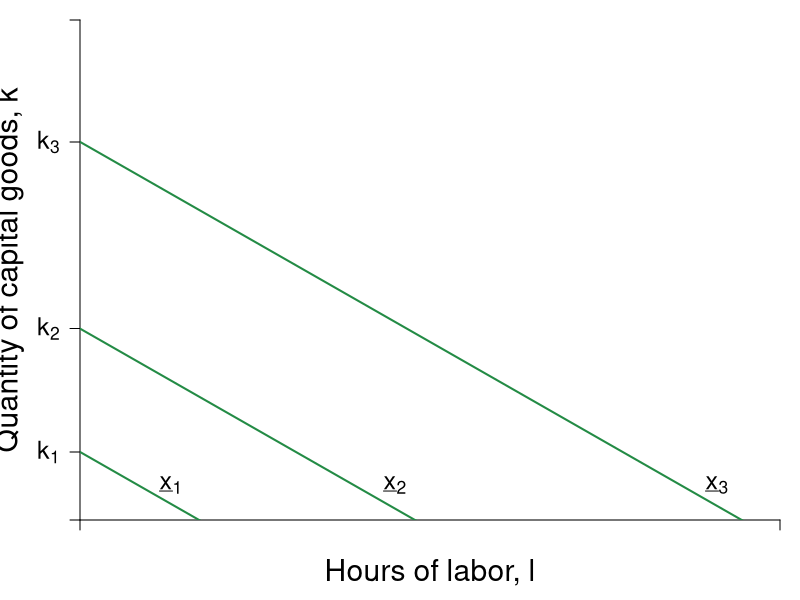

Write R code to recreate this figure.
#Graph Designer: Simon Halliday
#Authors: Bowles, Foley and Halliday
#Title: Coordination, Conflict and Competition: A Text in Microeconomics

library(shape)
pdf(file = "specprodexch/techvariables3.pdf", width = 7, height = 7)

#Set parameters for graphics
pointsize <- 1.8
axislabelsize <- 1.8
labelsize <- 1.5
namesize <- 1.8
annotatesize <- 1.5
graphlinewidth <- 2
segmentlinewidth <- 1.5

COL <- c("#7fc97f", "#beaed4", "#fdc086", "#ffff99", "#386cb0", "#f0027f", "#bf5b17", "#666666")
COLA <- c("#e0f3db", "#99d8c9","#66c2a4","#41ae76", "#238b45", "#005824")
COLB <- c("#c6dbef", "#4eb3d3", "#2b8cbe", "#0868ac","#084081")

#Edited the margins to cater for the larger LHS labels
par(mar =  c(4, 4, 1, 1))

uFn <- function(x, y, alpha = 0.7){
  (x^alpha)*(y^(1 - alpha))
}

isoA <- function(l, alpha = 0.7, xbar = 4, A = 2) {
  (xbar / A)^2 - alpha*l
}

trsline <- function(x, constant = 10, slope = 4){
  constant - (slope)*x
}

ff <- function(x, c = 12, s = 1/3){
  c - s*x
}

xlims <- c(0, 10)
ylims <- c(0, 10)

npts <- 501 
x <- seq(xlims[1], xlims[2], length.out = npts)
y <- seq(ylims[1], ylims[2], length.out = npts) 
a <- c(2, 4, 6)

plot(0, 0, xlim = xlims, ylim = ylims, type = "n",
     xlab = expression(paste("")),
     ylab = expression(paste("")), 
     xaxt = "n", 
     yaxt = "n", 
     cex.lab = axislabelsize, 
     bty = "n", 
     xaxs="i", 
     yaxs="i"
)


# ticksy <- seq(from = 0, to = ylims[2], by = 1)
# ylabels <- seq(from = 0, to = ylims[2], by = 1)
# ticksx <- seq(from = 0, to = xlims[2], by = 1)
# xlabels <- seq(from = 0, to = xlims[2], by = 1)
ticksy <- c(ylims[1], 1.36, 3.83, 7.56, ylims[2])
ylabels <- c(NA, expression(paste(k[1])), expression(paste(k[2])), expression(paste(k[3])), NA)
ticksx <- c(xlims[1], xlims[2])
xlabels <- c(NA, NA)

axis(1, at = ticksx, pos = 0, labels = xlabels, cex.axis  = labelsize)
axis(2, at = ticksy, pos = 0, labels = ylabels, las = 1, cex.axis  = labelsize)

npts <- 500 
xx1 <- seq(xlims[1], xlims[2], length.out = npts)
xx2 <- seq(0, xlims[2], length.out = npts)
xx3 <- seq(1.5, 2.5, length.out = npts)
xx4 <- seq(3, 5, length.out = npts)
xx5 <- seq(7, 9, length.out = npts)

#Draw the graphs
lines(xx1, isoA(xx1, alpha = 0.8, xbar = 3.5, A = 3), col = COLA[5], lwd = graphlinewidth)
lines(xx1, isoA(xx1, alpha = 0.8, xbar = 4.5, A = 2.3 ), col = COLA[5], lwd = graphlinewidth)
lines(xx1, isoA(xx1, alpha = 0.8, xbar = 5.5, A = 2), col = COLA[5], lwd = graphlinewidth)
#lines(xx1, isoA(xx1, alpha = 0.3, xbar = 4), col = COLB[5], lwd = graphlinewidth)
#lines(xx1, ff(xx1, c = 9, s = 1.34), col = COL[3], lwd = graphlinewidth)
# lines(xx3, trsline(xx3, constant = 16), col = "gray", lty = 2, lwd = graphlinewidth)
# lines(xx4, trsline(xx4, constant = 8, slope = 1), col = "gray", lty = 2, lwd = graphlinewidth)
# lines(xx5, trsline(xx5, constant = 4, slope = 0.25), col = "gray", lty = 2, lwd = graphlinewidth)
#lines(xx4, mcline(xx4, constant = totalcost(x = 3, c0 = 2, c1 = 0.05, c2 = 0.05) - 3*marginalcost(x = 3, c1 = 0.05, c2 = 0.05), slope = marginalcost(x = 3, c1 = 0.05, c2 = 0.05)), col = "gray", lty = 2, lwd = graphlinewidth)



#Label the feasible frontier
# text(3.2, 1, expression("Feasible Frontier"), cex = labelsize)
# text(3.2, 0.5, expression("(production possibilities frontier)"), cex = labelsize)
# Arrows(4.35, 0.95, 8.1, 0.95, col = "black", lty = 1, lwd = 2, arr.type = "triangle", arr.lwd = 0.5)

#Axis labels
mtext(expression(paste("Hours of labor, ", l)), side = 1, line = 2.5, cex = axislabelsize)
text(-1, 5, expression(paste("Quantity of capital goods, ", k)), xpd = TRUE, cex = axislabelsize, srt = 90) 


# contour(x, y, 
#         outer(x, y, uFn),
#         drawlabels = FALSE,
#         col = COLB[3],
#         lwd = graphlinewidth,
#         levels = a, 
#         xaxs="i", 
#         yaxs="i", 
#         add = TRUE)


#Label the indifference curves
#text(8, 1.6, expression(paste("Technology E, ", x[1]^E)), cex = labelsize)
# text(6, 9, expression(paste("Technology E Production: ", x == A*(alpha*l + k)^frac(1,2))), cex = labelsize)
# text(6, 8, expression(paste("Isoquant curve: ", k == bgroup("(",frac(bar(x), A),")")^2 - alpha*l   )), cex = labelsize)
# text(6, 7, expression(paste(trs(l,k) == frac(x[l],x[k]), phantom() == alpha)), cex = labelsize)

text(1.3, 0.7, expression(paste(underline(x)[1])), cex = labelsize)
text(4.5, 0.7, expression(paste(underline(x)[2])), cex = labelsize)
text(9.1, 0.7, expression(paste(underline(x)[3])), cex = labelsize)

# text(8, 4, expression(paste(trs(l,k) == frac(2,8), phantom() == 0.25)), cex = labelsize)
# Arrows(8, 3.6, 8, 2.4, col = "black", lty = 1, lwd = 2, arr.type = "triangle", arr.lwd = 0.5)
# 
# text(4, 6, expression(paste(trs(l,k) == frac(4,4), phantom()==1)), cex = labelsize)
# Arrows(4, 5.6, 4, 4.4, col = "black", lty = 1, lwd = 2, arr.type = "triangle", arr.lwd = 0.5)
# 
# text(4, 8, expression(paste(trs(l,k) == frac(8,2), phantom() == 4)), cex = labelsize)
# Arrows(3.05, 8, 2.3, 8, col = "black", lty = 1, lwd = 2, arr.type = "triangle", arr.lwd = 0.5)


#Label feasible and infeasible
#text(8, 9, expression(paste(trs(l,k) == frac(x[l], x[k]), phantom() == frac(mp[l], mp[k]), phantom() == -frac(dk,dl))), cex = labelsize)
#text(3, 2.5, expression(paste("with plan ", (list(x, l, k)) )), cex = labelsize)

# text(8, 8.5, expression(paste("Production set:")), cex = labelsize)
# text(8, 8, expression(paste(x = bar(x), " feasible")), cex = labelsize)
# text(8, 7.5, expression(paste("with plan ", (list(x, l, k)) )), cex = labelsize)

#segments(0, 0, 4, ylims[2], lty = 2, col = "gray" , lwd = segmentlinewidth)

# segments(0, 8, 2.9705, 8, lty = 2, col = "gray" , lwd = segmentlinewidth)
#segments(2.9705, 0, 2.9705, 8, lty = 2, col = "gray" , lwd = segmentlinewidth)
# segments(2, 0, 2, 8, lty = 2, col = "gray" , lwd = segmentlinewidth)
# segments(4, 0, 4, 4, lty = 2, col = "gray" , lwd = segmentlinewidth)
# segments(0, 4, 4, 4, lty = 2, col = "gray" , lwd = segmentlinewidth)
# 
# 
# segments(8, 0, 8, 2, lty = 2, col = "gray" , lwd = segmentlinewidth)
# segments(0, 2, 8, 2, lty = 2, col = "gray" , lwd = segmentlinewidth)
# 
# segments(8, 0, 8,indiffA(x = 8)  , lty = 2, col = "gray" , lwd = segmentlinewidth)
# segments(0, indiffA(x = 8) , 8,indiffA(x = 8)  , lty = 2, col = "gray" , lwd = segmentlinewidth)

#Annotate points (4,4),(2,8),(8,2) on feasibility frontier
# text(4.2, 4.2, expression(paste(b)), cex = labelsize)
# points(2.1, isoA(l = 2.1, alpha = 0.3, xbar = 4), pch = 16, col = "black", cex = 1.5)
# text(2.1 - 0.2, isoA(l = 2.1, alpha = 0.3, xbar = 4), expression(paste(b)), cex = labelsize)


# points(3.04, isoA(l = 3.04, alpha = 0.7, xbar = 4), pch = 16, col = "black", cex = 1.5)
# text(3.04 - 0.2, isoA(l = 3.04, alpha = 0.7, xbar = 4), expression(paste(a)), cex = labelsize)

#points(4.8, indiffA(x = 4.8, alpha = 0.7), pch = 16, col = "black", cex = 1.5)


# text(7, 8, expression(paste("Lily's Utility: ", u^L*(list(x^L, y^L)) == (x^L)^{0.7}*(y^L)^{0.3})), cex = labelsize)
# text(7, 7, expression(paste("Peyton's Utility: ", u^P*(list(x^P, y^P)) == (x^P)^{0.5}*(y^P)^{0.5})), cex = labelsize)



dev.off()
